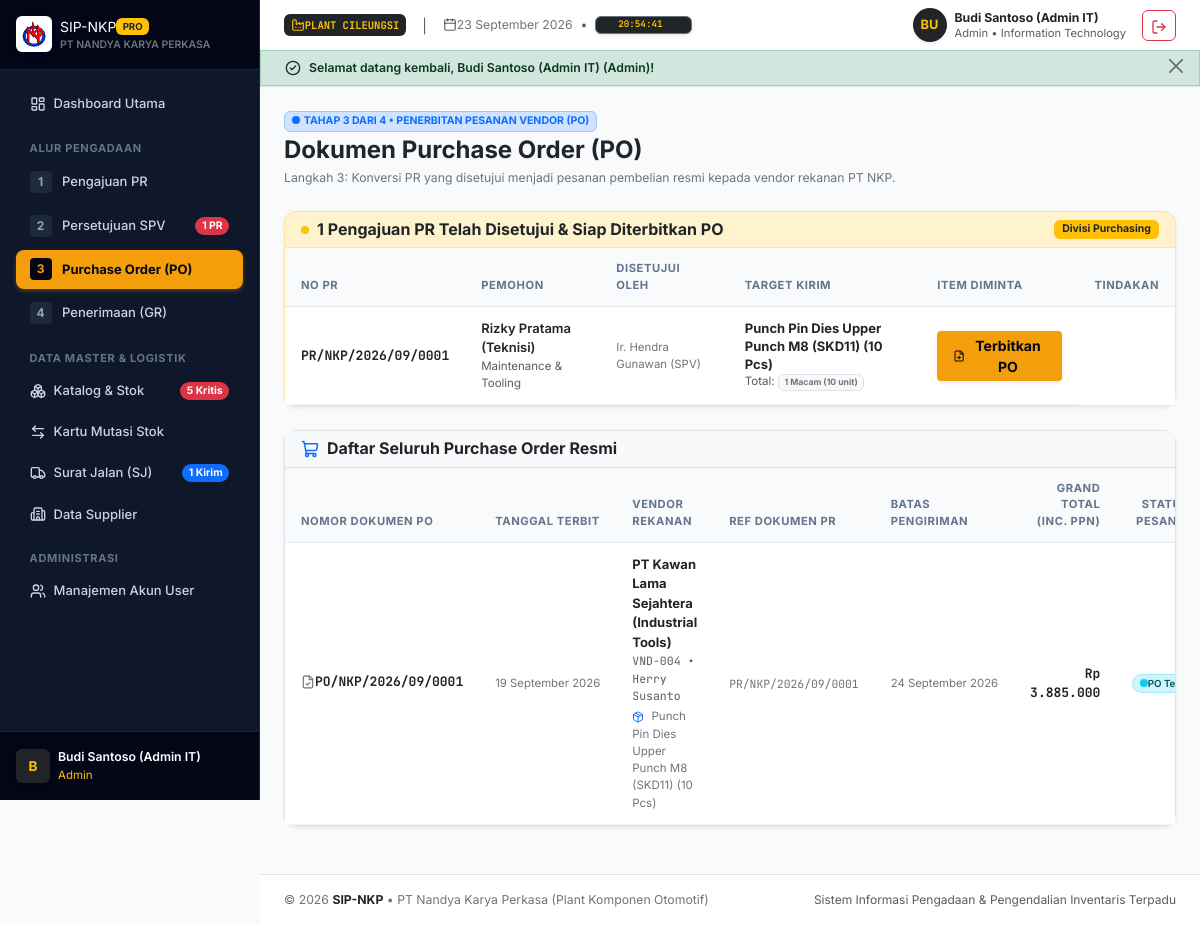
/index.php?page=po (signed in), run on the app's committed database.
### tables this page shows
CREATE TABLE `purchase_requisitions` (
    `id` INT AUTO_INCREMENT PRIMARY KEY,
    `pr_number` VARCHAR(40) NOT NULL UNIQUE,
    `user_id` INT NOT NULL,
    `approved_by` INT NULL,
    `pr_date` DATE NOT NULL,
    `target_date` DATE NOT NULL,
    `priority` ENUM('Normal', 'Urgent', 'Emergency') NOT NULL DEFAULT 'Normal',
    `status` ENUM('Pending', 'Approved', 'Rejected', 'PO Issued') NOT NULL DEFAULT 'Pending',
    `rejection_notes` TEXT NULL,
    `general_notes` TEXT NULL,
    `created_at` TIMESTAMP DEFAULT CURRENT_TIMESTAMP,
    CONSTRAINT `fk_pr_user` FOREIGN KEY (`user_id`) REFERENCES `users` (`id`) ON DELETE RESTRICT,
    CONSTRAINT `fk_pr_approver` FOREIGN KEY (`approved_by`) REFERENCES `users` (`id`) ON DELETE SET NULL
);

CREATE TABLE `users` (
    `id` INT AUTO_INCREMENT PRIMARY KEY,
    `name` VARCHAR(100) NOT NULL,
    `username` VARCHAR(50) NOT NULL UNIQUE,
    `password` VARCHAR(255) NOT NULL,
    `role` ENUM('admin', 'supervisor', 'purchasing', 'warehouse', 'requester') NOT NULL,
    `department` VARCHAR(50) NOT NULL,
    `created_at` TIMESTAMP DEFAULT CURRENT_TIMESTAMP
);

CREATE TABLE `purchase_orders` (
    `id` INT AUTO_INCREMENT PRIMARY KEY,
    `po_number` VARCHAR(40) NOT NULL UNIQUE,
    `pr_id` INT NOT NULL,
    `supplier_id` INT NOT NULL,
    `created_by` INT NOT NULL,
    `po_date` DATE NOT NULL,
    `delivery_deadline` DATE NOT NULL,
    `subtotal` DECIMAL(15,2) NOT NULL DEFAULT 0.00,
    `tax_percent` DECIMAL(5,2) NOT NULL DEFAULT 11.00,
    `tax_amount` DECIMAL(15,2) NOT NULL DEFAULT 0.00,
    `grand_total` DECIMAL(15,2) NOT NULL DEFAULT 0.00,
    `status` ENUM('Issued', 'Partial Received', 'Completed', 'Cancelled') NOT NULL DEFAULT 'Issued',
    `notes` TEXT NULL,
    `created_at` TIMESTAMP DEFAULT CURRENT_TIMESTAMP,
    CONSTRAINT `fk_po_pr` FOREIGN KEY (`pr_id`) REFERENCES `purchase_requisitions` (`id`) ON DELETE RESTRICT,
    CONSTRAINT `fk_po_supplier` FOREIGN KEY (`supplier_id`) REFERENCES `suppliers` (`id`) ON DELETE RESTRICT,
    CONSTRAINT `fk_po_creator` FOREIGN KEY (`created_by`) REFERENCES `users` (`id`) ON DELETE RESTRICT
);

CREATE TABLE `suppliers` (
    `id` INT AUTO_INCREMENT PRIMARY KEY,
    `supplier_code` VARCHAR(20) NOT NULL UNIQUE,
    `company_name` VARCHAR(150) NOT NULL,
    `contact_person` VARCHAR(100) NOT NULL,
    `phone` VARCHAR(30) NOT NULL,
    `email` VARCHAR(100) NOT NULL,
    `address` TEXT NOT NULL,
    `payment_term` VARCHAR(50) NOT NULL DEFAULT 'Net 30',
    `is_active` TINYINT(1) NOT NULL DEFAULT 1,
    `created_at` TIMESTAMP DEFAULT CURRENT_TIMESTAMP
);

### app/Controllers/POController.php (called while the page is built, shortened)
<?php
class POController
{
    public function index(): void
    {
        $status = trim($_GET['status'] ?? '');
        $pos = PurchaseOrder::getAll($status ?: null);
        $approvedPRs = PurchaseRequisition::getApprovedPRs();
        require __DIR__ . '/../../views/po/index.php';
    }
}

### app/Models/PurchaseRequisition.php (called while the page is built, shortened)
<?php
class PurchaseRequisition
{
    public static function getAll(?int $userId = null, ?string $status = null): array
    {
        $db = Database::getConnection();
        $sql = "
            SELECT pr.*,
                   u.name as requester_name, u.department as requester_dept,
                   app.name as approver_name,
                   (SELECT COUNT(*) FROM pr_items WHERE pr_id = pr.id) as total_items,
                   (SELECT SUM(qty_requested) FROM pr_items WHERE pr_id = pr.id) as total_qty,
                   (SELECT GROUP_CONCAT(CONCAT(i.name, ' (', pi.qty_requested, ' ', i.unit, ')') SEPARATOR ', ')
                    FROM pr_items pi
                    JOIN items i ON pi.item_id = i.id
                    WHERE pi.pr_id = pr.id) as item_summary
            FROM purchase_requisitions pr
            JOIN users u ON pr.user_id = u.id
            LEFT JOIN users app ON pr.approved_by = app.id
            WHERE 1=1
        ";
        $params = [];
        if (!empty($status)) {
            $sql .= " AND pr.status = :status";
            $params['status'] = $status;
        }
        $sql .= " ORDER BY pr.id DESC";
        $stmt = $db->prepare($sql);
        $stmt->execute($params);
        return $stmt->fetchAll();
    }
    public static function getApprovedPRs(): array
    {
        return self::getAll(null, 'Approved');
    }
}

### app/Models/PurchaseOrder.php (called while the page is built, shortened)
<?php
class PurchaseOrder
{
    public static function getAll(?string $status = null): array
    {
        $db = Database::getConnection();
        $sql = "
            SELECT po.*,
                   s.company_name as supplier_name, s.supplier_code, s.contact_person, s.phone as supplier_phone,
                   u.name as creator_name,
                   pr.pr_number,
                   (SELECT COUNT(*) FROM po_items WHERE po_id = po.id) as total_items,
                   (SELECT SUM(qty_ordered) FROM po_items WHERE po_id = po.id) as total_qty,
                   (SELECT GROUP_CONCAT(CONCAT(i.name, ' (', poi.qty_ordered, ' ', i.unit, ')') SEPARATOR ', ')
                    FROM po_items poi
                    JOIN items i ON poi.item_id = i.id
                    WHERE poi.po_id = po.id) as item_summary
            FROM purchase_orders po
            JOIN suppliers s ON po.supplier_id = s.id
            JOIN users u ON po.created_by = u.id
            LEFT JOIN purchase_requisitions pr ON po.pr_id = pr.id
            WHERE 1=1
        ";
        $params = [];
        $sql .= " ORDER BY po.id DESC";
        $stmt = $db->prepare($sql);
        $stmt->execute($params);
        return $stmt->fetchAll();
    }
}

### views/po/index.php (the view, shortened to what this page needs)
<?php
require __DIR__ . '/../layouts/header.php';
?>
<div class="d-flex flex-column flex-sm-row justify-content-between align-items-sm-center gap-3 mb-4">
    <div>
        <div class="d-flex align-items-center gap-2 mb-1">
            <span class="badge bg-primary-subtle text-primary border border-primary-subtle px-2.5 py-1 small fw-bold">
                <span class="badge bg-primary p-1 rounded-circle me-1"> </span>TAHAP 3 DARI 4 • PENERBITAN PESANAN VENDOR (PO)
            </span>
        </div>
        <h1 class="h4 fw-bold text-dark mb-1">Dokumen Purchase Order (PO)</h1>
        <p class="text-secondary small mb-0">Langkah 3: Konversi PR yang disetujui menjadi pesanan pembelian resmi kepada vendor rekanan PT NKP.</p>
    </div>
</div>
<?php if (!empty($approvedPRs)): ?>
<div class="card border-warning-subtle bg-warning-subtle shadow-sm mb-4">
    <div class="card-header bg-transparent border-warning-subtle py-2.5 px-3 d-flex justify-content-between align-items-center">
        <div class="d-flex align-items-center gap-2">
            <span class="badge bg-warning text-dark p-1 rounded-circle"> </span>
            <h2 class="h6 fw-bold text-dark mb-0">
                <?= count($approvedPRs) ?> Pengajuan PR Telah Disetujui & Siap Diterbitkan PO
            </h2>
        </div>
        <span class="badge bg-warning text-dark px-2 py-1 small fw-bold">Divisi Purchasing</span>
    </div>
    <div class="card-body p-0 bg-white">
        <div class="table-responsive">
            <table class="table table-hover align-middle mb-0">
                <thead>
                    <tr>
                        <th>No PR</th>
                        <th>Pemohon</th>
                        <th>Disetujui Oleh</th>
                        <th>Target Kirim</th>
                        <th>Item Diminta</th>
                        <th class="text-end">Tindakan</th>
                    </tr>
                </thead>
                <tbody>
                    <?php foreach ($approvedPRs as $apr): ?>
                    <tr>
                        <td class="font-monospace fw-bold text-dark"><?= htmlspecialchars($apr['pr_number']) ?></td>
                        <td>
                            <div class="fw-semibold text-dark"><?= htmlspecialchars($apr['requester_name']) ?></div>
                            <div class="text-muted small" style="font-size: 0.72rem;"><?= htmlspecialchars($apr['requester_dept']) ?></div>
                        </td>
                        <td class="text-secondary small"><?= htmlspecialchars($apr['approver_name'] ?? 'Supervisor') ?></td>
                        <td>
                            <div class="fw-bold text-dark" style="max-width: 260px; line-height: 1.35;">
                                <?= htmlspecialchars($apr['item_summary'] ?? '-') ?>
                            </div>
                            <div class="text-muted small" style="font-size: 0.72rem;">
                                Total: <span class="badge bg-light text-secondary border"><?= $apr['total_items'] ?> Macam (<?= $apr['total_qty'] ?> unit)</span>
                            </div>
                        </td>
                        <td class="text-end">
                            <a href="index.php?page=po-create&pr_id=<?= $apr['id'] ?>"
                               class="btn btn-sm btn-warning fw-bold px-3 py-1 shadow-sm d-inline-flex align-items-center gap-1" style="background-color: var(--nkp-amber-500); border: none; color: #020617;">
                                <i data-lucide="file-plus" style="width: 14px; height: 14px;"></i>
                                <span>Terbitkan PO</span>
                            </a>
                        </td>
                    </tr>
                    <?php endforeach; ?>
                </tbody>
            </table>
        </div>
    </div>
</div>
<?php endif; ?>
<div class="card border shadow-sm mb-4">
    <div class="card-header py-2.5 px-3 bg-light border-bottom">
        <h2 class="h6 fw-bold text-dark mb-0 d-flex align-items-center gap-2">
            <i data-lucide="shopping-cart" class="text-primary" style="width: 18px; height: 18px;"></i>
            <span>Daftar Seluruh Purchase Order Resmi</span>
        </h2>
    </div>
    <div class="table-responsive">
        <table class="table table-hover align-middle mb-0">
            <thead>
                <tr>
                    <th>Nomor Dokumen PO</th>
                    <th>Tanggal Terbit</th>
                    <th>Vendor Rekanan</th>
                    <th>Ref Dokumen PR</th>
                    <th>Batas Pengiriman</th>
                    <th class="text-end">Grand Total (Inc. PPN)</th>
                    <th class="text-center">Status Pesanan</th>
                </tr>
            </thead>
            <tbody>
                <?php if (empty($pos)): ?>
                <tr>
                    <td colspan="8" class="py-5 text-center text-muted small">Belum ada dokumen PO yang diterbitkan.</td>
                </tr>
                <?php else: ?>
                <?php foreach ($pos as $po): ?>
                <tr>
                    <td>
                        <a href="index.php?page=po-print&id=<?= $po['id'] ?>" class="font-monospace fw-bold text-dark text-decoration-none d-inline-flex align-items-center gap-1.5">
                            <i data-lucide="file-check" class="text-secondary" style="width: 14px; height: 14px;"></i>
                            <span><?= htmlspecialchars($po['po_number']) ?></span>
                        </a>
                    </td>
                    <td class="text-secondary small text-nowrap">
                        <?= FormatHelper::dateIndo($po['po_date']) ?>
                    </td>
                    <td>
                        <div class="fw-bold text-dark"><?= htmlspecialchars($po['supplier_name']) ?></div>
                        <div class="text-muted small font-monospace" style="font-size: 0.72rem;"><?= htmlspecialchars($po['supplier_code']) ?> • <?= htmlspecialchars($po['contact_person']) ?></div>
                        <div class="text-secondary small mt-1" style="font-size: 0.72rem; max-width: 260px;">
                            <i data-lucide="package" style="width: 12px; height: 12px;" class="text-primary me-1"></i>
                            <?= htmlspecialchars($po['item_summary'] ?? '-') ?>
                        </div>
                    </td>
                    <td class="font-monospace text-secondary small">
                        <?= htmlspecialchars($po['pr_number'] ?? '-') ?>
                    </td>
                    <td class="text-secondary small text-nowrap">
                        <?= FormatHelper::dateIndo($po['delivery_deadline']) ?>
                    </td>
                    <td class="text-end font-monospace fw-bold text-dark">
                        <?= FormatHelper::rupiah($po['grand_total']) ?>
                    </td>
                    <td class="text-center">
                        <?= FormatHelper::statusBadge($po['status']) ?>
                    </td>
                </tr>
                <?php endforeach; ?>
                <?php endif; ?>
            </tbody>
        </table>
    </div>
</div>
<?php require __DIR__ . '/../layouts/footer.php'; ?>

### app/Helpers/FormatHelper.php (shortened to what this page needs)
<?php
class FormatHelper
{
    public static function rupiah(float|int|string|null $angka): string
    {
        $num = (float)($angka ?? 0);
        return 'Rp ' . number_format($num, 0, ',', '.');
    }
    public static function dateIndo(?string $tanggal, bool $withTime = false): string
    {
        $bulan = [
            1 => 'Januari', 'Februari', 'Maret', 'April', 'Mei', 'Juni',
            'Juli', 'Agustus', 'September', 'Oktober', 'November', 'Desember'
        ];
        $time = strtotime($tanggal);
        $tgl = (int)date('d', $time);
        $bln = (int)date('m', $time);
        $thn = date('Y', $time);
        $result = sprintf('%02d %s %s', $tgl, $bulan[$bln] ?? '', $thn);
        return $result;
    }
    public static function statusBadge(string $status): string
    {
        return match ($status) {
            'Pending' => '<span class="badge bg-warning-subtle text-warning-emphasis border border-warning-subtle rounded-pill px-2.5 py-1 small fw-semibold d-inline-flex align-items-center gap-1.5"><span class="badge bg-warning p-1 rounded-circle"> </span>Pending</span>',
            'Approved' => '<span class="badge bg-success-subtle text-success border border-success-subtle rounded-pill px-2.5 py-1 small fw-semibold d-inline-flex align-items-center gap-1.5"><span class="badge bg-success p-1 rounded-circle"> </span>Approved</span>',
            'Rejected' => '<span class="badge bg-danger-subtle text-danger border border-danger-subtle rounded-pill px-2.5 py-1 small fw-semibold d-inline-flex align-items-center gap-1.5"><span class="badge bg-danger p-1 rounded-circle"> </span>Rejected</span>',
            'PO Issued' => '<span class="badge bg-primary-subtle text-primary border border-primary-subtle rounded-pill px-2.5 py-1 small fw-semibold d-inline-flex align-items-center gap-1.5"><span class="badge bg-primary p-1 rounded-circle"> </span>PO Issued</span>',
            'Issued' => '<span class="badge bg-info-subtle text-info-emphasis border border-info-subtle rounded-pill px-2.5 py-1 small fw-semibold d-inline-flex align-items-center gap-1.5"><span class="badge bg-info p-1 rounded-circle"> </span>PO Terbit</span>',
            'Partial Received' => '<span class="badge bg-secondary-subtle text-secondary-emphasis border border-secondary-subtle rounded-pill px-2',
            '' => '',
            '' => '',
            '' => '',
            'Draft' => '<span class="badge bg-light text-secondary border rounded-pill px-2.5 py-1 small fw-semibold">Draft</span>',
            'Cancelled' => '<span class="badge bg-light text-secondary border rounded-pill px-2.5 py-1 small fw-semibold">Dibatalkan</span>',
            default => '<span class="badge bg-light text-dark border rounded-pill px-2.5 py-1 small fw-semibold">' . htmlspecialchars($status) . '</span>',
        };
    }
}

### data on the page
purchase_requisitions: pr_number "PR/NKP/2026/09/0001", user.name "Rizky Pratama (Teknisi)", user.department "Maintenance & Tooling", approved_by.name "Ir. Hendra Gunawan (SPV)", item_summary "Punch Pin Dies Upper Punch M8 (SKD11) (10 Pcs)", total_items "1", total_qty "10"
purchase_orders: po_number "PO/NKP/2026/09/0001", po_date "19 September 2026", supplier.company_name "PT Kawan Lama Sejahtera (Industrial Tools)", supplier.supplier_code "VND-004", supplier.contact_person "Herry Susanto", item_summary "Punch Pin Dies Upper Punch M8 (SKD11) (10 Pcs)", pr.pr_number "PR/NKP/2026/09/0001", delivery_deadline "24 September 2026", grand_total "Rp 3.885.000", status "PO…"

### other printed values
$pendingPRCount "1"
$criticalStockCount "5"
$activeDNCount "1"
substr($user['name'] ?? 'U', 0, 1) "B"
$user['name'] "Budi Santoso (Admin IT)"
$user['role'] "Admin"
substr($currentUser['name'] ?? 'U', 0, 2) "BU"
$currentUser['name'] "Budi Santoso (Admin IT)"
$currentUser['role'] "Admin"
$currentUser['department'] "Information Technology"
$flash['message'] "Selamat datang kembali, Budi Santoso (Admin IT) (Admin)!"
count($approvedPRs) "1"
